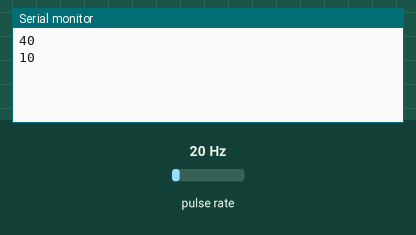
The sketch below on a simulated Arduino Uno, built with avr-gcc and run on an emulated ATmega328P. On the bench: the last lines printed to the serial monitor. Wiring (inferred from the names in the program): pulse sensor: data pin 3. The test bench sets the inputs (shaded band); at power-on: pulse rate 20 Hz.

Above: at 1.2 s.
1.3 s: pulse rate (sensor on pin 3) set to 4 Hz
At 2.6 s:
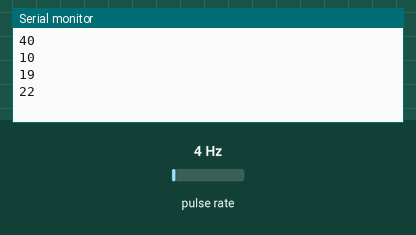
2.8 s: pulse rate (sensor on pin 3) set to 50 Hz
At 3.8 s:
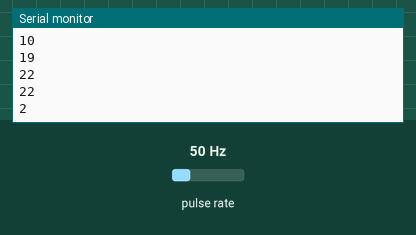
Timing chart, 0 to 5.8 s (numbered marks = the images above; inputs shaded):
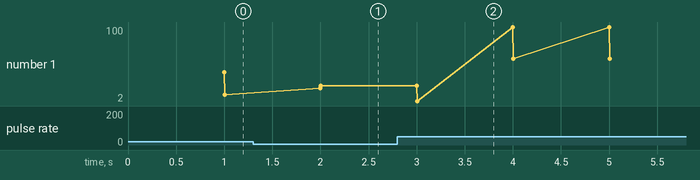

The sketch:

TestWheelTachometer.ino
```cpp
/*
  Test Wheel Tachometer
  Trevor Stanhope

*/
/* --- Libraries --- */
/* --- Declarations --- */
#define SAMPLES 4096
#define SENSOR_WHEEL_PIN 3

volatile unsigned int SENSOR_WHEEL = 0;
volatile unsigned int RATE_WHEEL = 0;
volatile unsigned int INTERVAL = 0;

void setup() {
  Serial.begin(9600);
  attachInterrupt(1, wheel, CHANGE); // Pin 6
}

void loop() {
  SENSOR_WHEEL = 0;
  INTERVAL = 0;
  delay(1000);
  INTERVAL += 1000;
  RATE_WHEEL = (SENSOR_WHEEL * 15000) / INTERVAL; // converts pulses to RPM (60000 millisec/min)
  Serial.println(SENSOR_WHEEL);
  Serial.println(RATE_WHEEL);
}

/* --- Wheel --- */
void wheel() {
  SENSOR_WHEEL++;
}
```

Measured:
- after the input at 1.3 s, the serial monitor: prints a new line after 0.70 s (image 1)
- after the input at 2.8 s, the serial monitor: prints a new line after 0.21 s (image 2)
- plotted number 1: 10 → 22 after the input at 1.3 s, 22 → 58 after the input at 2.8 s
